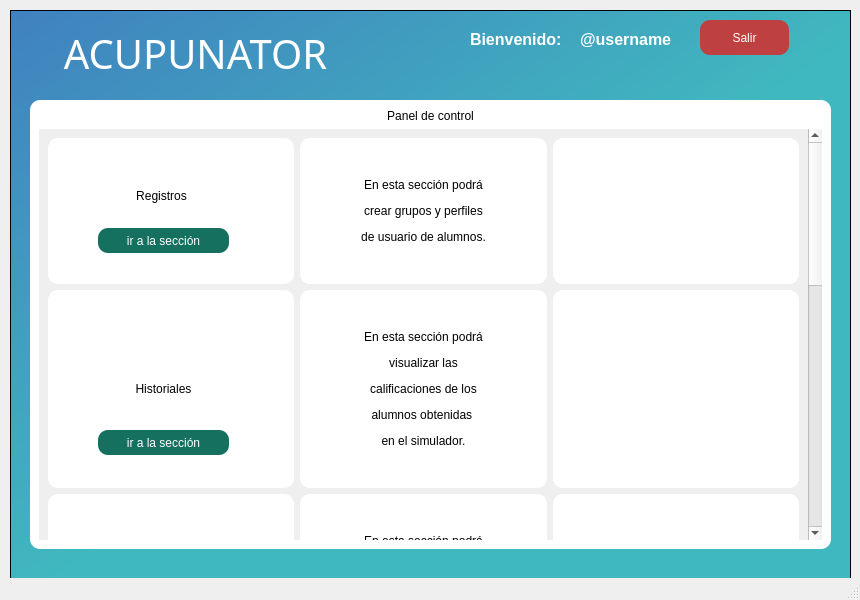
<?xml version="1.0" encoding="UTF-8"?>
<ui version="4.0">
 <class>MainWindow</class>
 <widget class="QMainWindow" name="MainWindow">
  <property name="geometry">
   <rect>
    <x>0</x>
    <y>0</y>
    <width>860</width>
    <height>600</height>
   </rect>
  </property>
  <property name="windowTitle">
   <string>Panel de control</string>
  </property>
  <widget class="QWidget" name="centralwidget">
   <widget class="QFrame" name="frame">
    <property name="geometry">
     <rect>
      <x>10</x>
      <y>10</y>
      <width>841</width>
      <height>571</height>
     </rect>
    </property>
    <property name="styleSheet">
     <string notr="true">QFrame{
	
	background-color: qlineargradient(spread:pad, x1:0, y1:0, x2:1, y2:1, stop:0 rgba(64, 129, 191, 255), stop:0.524752 rgba(64, 184, 191, 255));
}</string>
    </property>
    <property name="frameShape">
     <enum>QFrame::StyledPanel</enum>
    </property>
    <property name="frameShadow">
     <enum>QFrame::Raised</enum>
    </property>
    <widget class="QLabel" name="header">
     <property name="geometry">
      <rect>
       <x>40</x>
       <y>20</y>
       <width>291</width>
       <height>51</height>
      </rect>
     </property>
     <property name="font">
      <font>
       <family>Ubuntu Condensed</family>
       <pointsize>30</pointsize>
      </font>
     </property>
     <property name="styleSheet">
      <string notr="true">color: rgb(255, 255, 255);
background-color:none;</string>
     </property>
     <property name="text">
      <string>ACUPUNATOR</string>
     </property>
     <property name="alignment">
      <set>Qt::AlignBottom|Qt::AlignHCenter</set>
     </property>
    </widget>
    <widget class="QFrame" name="card">
     <property name="geometry">
      <rect>
       <x>20</x>
       <y>90</y>
       <width>801</width>
       <height>449</height>
      </rect>
     </property>
     <property name="styleSheet">
      <string notr="true">QFrame{
background-color:rgb(255, 255, 255);
border-radius:10px;
}</string>
     </property>
     <property name="frameShape">
      <enum>QFrame::StyledPanel</enum>
     </property>
     <property name="frameShadow">
      <enum>QFrame::Raised</enum>
     </property>
     <layout class="QVBoxLayout" name="verticalLayout">
      <item>
       <widget class="QLabel" name="label_5">
        <property name="text">
         <string>Panel de control</string>
        </property>
        <property name="alignment">
         <set>Qt::AlignCenter</set>
        </property>
       </widget>
      </item>
      <item>
       <widget class="QScrollArea" name="scroll">
        <property name="styleSheet">
         <string notr="true"/>
        </property>
        <property name="verticalScrollBarPolicy">
         <enum>Qt::ScrollBarAlwaysOn</enum>
        </property>
        <property name="horizontalScrollBarPolicy">
         <enum>Qt::ScrollBarAlwaysOff</enum>
        </property>
        <property name="widgetResizable">
         <bool>true</bool>
        </property>
        <widget class="QWidget" name="scrollAreaWidgetContents">
         <property name="geometry">
          <rect>
           <x>0</x>
           <y>0</y>
           <width>766</width>
           <height>1203</height>
          </rect>
         </property>
         <layout class="QGridLayout" name="gridLayout">
          <item row="2" column="1">
           <widget class="QLabel" name="label_11">
            <property name="text">
             <string>&lt;html&gt;&lt;head/&gt;&lt;body&gt;&lt;p align=&quot;center&quot;&gt;&lt;br/&gt;&lt;/p&gt;&lt;p align=&quot;center&quot;&gt;&lt;span style=&quot; font-size:9pt;&quot;&gt;En esta sección podrá&lt;/span&gt;&lt;/p&gt;&lt;p align=&quot;center&quot;&gt;&lt;span style=&quot; font-size:9pt;&quot;&gt;visualizar las&lt;/span&gt;&lt;/p&gt;&lt;p align=&quot;center&quot;&gt;&lt;span style=&quot; font-size:9pt;&quot;&gt;calificaciones de los&lt;/span&gt;&lt;/p&gt;&lt;p align=&quot;center&quot;&gt;&lt;span style=&quot; font-size:9pt;&quot;&gt;alumnos obtenidas &lt;/span&gt;&lt;/p&gt;&lt;p align=&quot;center&quot;&gt;&lt;span style=&quot; font-size:9pt;&quot;&gt;en el simulador.&lt;/span&gt;&lt;/p&gt;&lt;p align=&quot;center&quot;&gt;&lt;br/&gt;&lt;/p&gt;&lt;/body&gt;&lt;/html&gt;</string>
            </property>
            <property name="margin">
             <number>10</number>
            </property>
           </widget>
          </item>
          <item row="0" column="2">
           <widget class="QLabel" name="label_15">
            <property name="text">
             <string/>
            </property>
            <property name="pixmap">
             <pixmap>../img/001-register.png</pixmap>
            </property>
            <property name="alignment">
             <set>Qt::AlignCenter</set>
            </property>
           </widget>
          </item>
          <item row="4" column="1">
           <widget class="QLabel" name="label_9">
            <property name="text">
             <string>&lt;html&gt;&lt;head/&gt;&lt;body&gt;&lt;p align=&quot;center&quot;&gt;&lt;br/&gt;&lt;/p&gt;&lt;p align=&quot;center&quot;&gt;&lt;span style=&quot; font-size:9pt;&quot;&gt;En esta sección podrá&lt;/span&gt;&lt;/p&gt;&lt;p align=&quot;center&quot;&gt;&lt;span style=&quot; font-size:9pt;&quot;&gt;visualizar la información&lt;/span&gt;&lt;/p&gt;&lt;p align=&quot;center&quot;&gt;&lt;span style=&quot; font-size:9pt;&quot;&gt;relacionada con los grupos&lt;/span&gt;&lt;/p&gt;&lt;p align=&quot;center&quot;&gt;&lt;span style=&quot; font-size:9pt;&quot;&gt;registrados.&lt;/span&gt;&lt;/p&gt;&lt;p align=&quot;center&quot;&gt;&lt;br/&gt;&lt;/p&gt;&lt;/body&gt;&lt;/html&gt;</string>
            </property>
            <property name="margin">
             <number>10</number>
            </property>
           </widget>
          </item>
          <item row="0" column="1">
           <widget class="QLabel" name="label_8">
            <property name="text">
             <string>&lt;html&gt;&lt;head/&gt;&lt;body&gt;&lt;p align=&quot;center&quot;&gt;&lt;br/&gt;&lt;/p&gt;&lt;p align=&quot;center&quot;&gt;&lt;span style=&quot; font-size:9pt;&quot;&gt;En esta sección podrá&lt;/span&gt;&lt;/p&gt;&lt;p align=&quot;center&quot;&gt;&lt;span style=&quot; font-size:9pt;&quot;&gt;crear grupos y perfiles&lt;/span&gt;&lt;/p&gt;&lt;p align=&quot;center&quot;&gt;&lt;span style=&quot; font-size:9pt;&quot;&gt;de usuario de alumnos.&lt;/span&gt;&lt;/p&gt;&lt;p align=&quot;center&quot;&gt;&lt;br/&gt;&lt;/p&gt;&lt;/body&gt;&lt;/html&gt;</string>
            </property>
            <property name="margin">
             <number>10</number>
            </property>
           </widget>
          </item>
          <item row="5" column="0">
           <widget class="QFrame" name="frame_6">
            <property name="frameShape">
             <enum>QFrame::StyledPanel</enum>
            </property>
            <property name="frameShadow">
             <enum>QFrame::Raised</enum>
            </property>
            <widget class="QLabel" name="label_19">
             <property name="geometry">
              <rect>
               <x>80</x>
               <y>70</y>
               <width>67</width>
               <height>17</height>
              </rect>
             </property>
             <property name="text">
              <string>Alumnos</string>
             </property>
             <property name="alignment">
              <set>Qt::AlignCenter</set>
             </property>
            </widget>
            <widget class="QPushButton" name="alumnos_btn">
             <property name="geometry">
              <rect>
               <x>50</x>
               <y>120</y>
               <width>131</width>
               <height>25</height>
              </rect>
             </property>
             <property name="styleSheet">
              <string notr="true">background-color: rgb(22, 112, 96);
color: rgb(255, 255, 255);
border-radius:10px;
</string>
             </property>
             <property name="text">
              <string>ir a la sección</string>
             </property>
            </widget>
           </widget>
          </item>
          <item row="2" column="0">
           <widget class="QFrame" name="frame_3">
            <property name="frameShape">
             <enum>QFrame::StyledPanel</enum>
            </property>
            <property name="frameShadow">
             <enum>QFrame::Raised</enum>
            </property>
            <widget class="QLabel" name="label_16">
             <property name="geometry">
              <rect>
               <x>70</x>
               <y>90</y>
               <width>91</width>
               <height>17</height>
              </rect>
             </property>
             <property name="text">
              <string>Historiales</string>
             </property>
             <property name="alignment">
              <set>Qt::AlignCenter</set>
             </property>
            </widget>
            <widget class="QPushButton" name="historial_btn">
             <property name="geometry">
              <rect>
               <x>50</x>
               <y>140</y>
               <width>131</width>
               <height>25</height>
              </rect>
             </property>
             <property name="styleSheet">
              <string notr="true">background-color: rgb(22, 112, 96);
color: rgb(255, 255, 255);
border-radius:10px;
</string>
             </property>
             <property name="text">
              <string>ir a la sección</string>
             </property>
            </widget>
           </widget>
          </item>
          <item row="4" column="0">
           <widget class="QFrame" name="frame_5">
            <property name="frameShape">
             <enum>QFrame::StyledPanel</enum>
            </property>
            <property name="frameShadow">
             <enum>QFrame::Raised</enum>
            </property>
            <widget class="QLabel" name="label_18">
             <property name="geometry">
              <rect>
               <x>80</x>
               <y>70</y>
               <width>67</width>
               <height>17</height>
              </rect>
             </property>
             <property name="text">
              <string>Grupos</string>
             </property>
             <property name="alignment">
              <set>Qt::AlignCenter</set>
             </property>
            </widget>
            <widget class="QPushButton" name="grupos_btn">
             <property name="geometry">
              <rect>
               <x>50</x>
               <y>120</y>
               <width>131</width>
               <height>25</height>
              </rect>
             </property>
             <property name="styleSheet">
              <string notr="true">background-color: rgb(22, 112, 96);
color: rgb(255, 255, 255);
border-radius:10px;
</string>
             </property>
             <property name="text">
              <string>ir a la sección</string>
             </property>
            </widget>
           </widget>
          </item>
          <item row="5" column="1">
           <widget class="QLabel" name="label_13">
            <property name="text">
             <string>&lt;html&gt;&lt;head/&gt;&lt;body&gt;&lt;p align=&quot;center&quot;&gt;&lt;br/&gt;&lt;/p&gt;&lt;p align=&quot;center&quot;&gt;&lt;span style=&quot; font-size:9pt;&quot;&gt;En esta sección podrá&lt;/span&gt;&lt;/p&gt;&lt;p align=&quot;center&quot;&gt;&lt;span style=&quot; font-size:9pt;&quot;&gt;visualizar la información&lt;/span&gt;&lt;/p&gt;&lt;p align=&quot;center&quot;&gt;&lt;span style=&quot; font-size:9pt;&quot;&gt;relacionada con&lt;/span&gt;&lt;/p&gt;&lt;p align=&quot;center&quot;&gt;&lt;span style=&quot; font-size:9pt;&quot;&gt;los alumnos registrados.&lt;/span&gt;&lt;/p&gt;&lt;p align=&quot;center&quot;&gt;&lt;br/&gt;&lt;/p&gt;&lt;/body&gt;&lt;/html&gt;</string>
            </property>
            <property name="margin">
             <number>10</number>
            </property>
           </widget>
          </item>
          <item row="3" column="0">
           <widget class="QFrame" name="frame_4">
            <property name="frameShape">
             <enum>QFrame::StyledPanel</enum>
            </property>
            <property name="frameShadow">
             <enum>QFrame::Raised</enum>
            </property>
            <widget class="QPushButton" name="simulador_btn">
             <property name="geometry">
              <rect>
               <x>50</x>
               <y>120</y>
               <width>131</width>
               <height>25</height>
              </rect>
             </property>
             <property name="styleSheet">
              <string notr="true">background-color: rgb(22, 112, 96);
color: rgb(255, 255, 255);
border-radius:10px;
</string>
             </property>
             <property name="text">
              <string>ir a la sección</string>
             </property>
            </widget>
            <widget class="QLabel" name="label_17">
             <property name="geometry">
              <rect>
               <x>70</x>
               <y>70</y>
               <width>91</width>
               <height>17</height>
              </rect>
             </property>
             <property name="text">
              <string>Simulador</string>
             </property>
             <property name="alignment">
              <set>Qt::AlignCenter</set>
             </property>
            </widget>
           </widget>
          </item>
          <item row="0" column="0">
           <widget class="QFrame" name="frame_2">
            <property name="frameShape">
             <enum>QFrame::StyledPanel</enum>
            </property>
            <property name="frameShadow">
             <enum>QFrame::Raised</enum>
            </property>
            <widget class="QLabel" name="label_14">
             <property name="geometry">
              <rect>
               <x>80</x>
               <y>50</y>
               <width>67</width>
               <height>17</height>
              </rect>
             </property>
             <property name="text">
              <string>&lt;html&gt;&lt;head/&gt;&lt;body&gt;&lt;p align=&quot;center&quot;&gt;Registros&lt;/p&gt;&lt;/body&gt;&lt;/html&gt;</string>
             </property>
            </widget>
            <widget class="QPushButton" name="registro_btn">
             <property name="geometry">
              <rect>
               <x>50</x>
               <y>90</y>
               <width>131</width>
               <height>25</height>
              </rect>
             </property>
             <property name="styleSheet">
              <string notr="true">background-color: rgb(22, 112, 96);
color: rgb(255, 255, 255);
border-radius:10px;
</string>
             </property>
             <property name="text">
              <string>ir a la sección</string>
             </property>
            </widget>
           </widget>
          </item>
          <item row="3" column="1">
           <widget class="QLabel" name="label_10">
            <property name="text">
             <string>&lt;html&gt;&lt;head/&gt;&lt;body&gt;&lt;p align=&quot;center&quot;&gt;&lt;br/&gt;&lt;/p&gt;&lt;p align=&quot;center&quot;&gt;&lt;span style=&quot; font-size:9pt;&quot;&gt;En esta sección podrá&lt;/span&gt;&lt;/p&gt;&lt;p align=&quot;center&quot;&gt;&lt;span style=&quot; font-size:9pt;&quot;&gt;acceder al simulador &lt;/span&gt;&lt;/p&gt;&lt;p align=&quot;center&quot;&gt;&lt;span style=&quot; font-size:9pt;&quot;&gt;para realizar pruebas de&lt;/span&gt;&lt;/p&gt;&lt;p align=&quot;center&quot;&gt;&lt;span style=&quot; font-size:9pt;&quot;&gt;estudio o evaluación.&lt;/span&gt;&lt;/p&gt;&lt;p align=&quot;center&quot;&gt;&lt;br/&gt;&lt;/p&gt;&lt;/body&gt;&lt;/html&gt;</string>
            </property>
            <property name="margin">
             <number>10</number>
            </property>
           </widget>
          </item>
          <item row="6" column="1">
           <widget class="QLabel" name="label_22">
            <property name="text">
             <string>&lt;html&gt;&lt;head/&gt;&lt;body&gt;&lt;p align=&quot;center&quot;&gt;&lt;br/&gt;&lt;/p&gt;&lt;p align=&quot;center&quot;&gt;&lt;span style=&quot; font-size:9pt;&quot;&gt;En esta sección podrá&lt;/span&gt;&lt;/p&gt;&lt;p align=&quot;center&quot;&gt;&lt;span style=&quot; font-size:9pt;&quot;&gt;realizar actualizaciones,&lt;/span&gt;&lt;/p&gt;&lt;p align=&quot;center&quot;&gt;&lt;span style=&quot; font-size:9pt;&quot;&gt;bajas y consultas&lt;/span&gt;&lt;/p&gt;&lt;p align=&quot;center&quot;&gt;&lt;span style=&quot; font-size:9pt;&quot;&gt;de grupos, alumnos&lt;/span&gt;&lt;/p&gt;&lt;p align=&quot;center&quot;&gt;&lt;span style=&quot; font-size:9pt;&quot;&gt;y perfil de usuario.&lt;/span&gt;&lt;/p&gt;&lt;p align=&quot;center&quot;&gt;&lt;span style=&quot; font-size:9pt;&quot;&gt;&lt;br/&gt;&lt;/span&gt;&lt;/p&gt;&lt;/body&gt;&lt;/html&gt;</string>
            </property>
            <property name="margin">
             <number>10</number>
            </property>
           </widget>
          </item>
          <item row="6" column="0">
           <widget class="QFrame" name="frame_7">
            <property name="frameShape">
             <enum>QFrame::StyledPanel</enum>
            </property>
            <property name="frameShadow">
             <enum>QFrame::Raised</enum>
            </property>
            <widget class="QLabel" name="label_24">
             <property name="geometry">
              <rect>
               <x>60</x>
               <y>70</y>
               <width>121</width>
               <height>17</height>
              </rect>
             </property>
             <property name="text">
              <string>Configuraciones</string>
             </property>
             <property name="alignment">
              <set>Qt::AlignCenter</set>
             </property>
            </widget>
            <widget class="QPushButton" name="settings_btn">
             <property name="geometry">
              <rect>
               <x>50</x>
               <y>120</y>
               <width>131</width>
               <height>25</height>
              </rect>
             </property>
             <property name="styleSheet">
              <string notr="true">background-color: rgb(22, 112, 96);
color: rgb(255, 255, 255);
border-radius:10px;
</string>
             </property>
             <property name="text">
              <string>ir a la sección</string>
             </property>
            </widget>
           </widget>
          </item>
          <item row="2" column="2">
           <widget class="QLabel" name="label_23">
            <property name="text">
             <string/>
            </property>
            <property name="pixmap">
             <pixmap>../img/002-medical-report.png</pixmap>
            </property>
            <property name="alignment">
             <set>Qt::AlignCenter</set>
            </property>
           </widget>
          </item>
          <item row="3" column="2">
           <widget class="QLabel" name="label_25">
            <property name="text">
             <string/>
            </property>
            <property name="pixmap">
             <pixmap>../img/003-virtual-reality.png</pixmap>
            </property>
            <property name="alignment">
             <set>Qt::AlignCenter</set>
            </property>
           </widget>
          </item>
          <item row="4" column="2">
           <widget class="QLabel" name="label_26">
            <property name="text">
             <string/>
            </property>
            <property name="pixmap">
             <pixmap>../img/005-classroom.png</pixmap>
            </property>
            <property name="alignment">
             <set>Qt::AlignCenter</set>
            </property>
           </widget>
          </item>
          <item row="5" column="2">
           <widget class="QLabel" name="label_27">
            <property name="text">
             <string/>
            </property>
            <property name="pixmap">
             <pixmap>../img/004-group.png</pixmap>
            </property>
            <property name="alignment">
             <set>Qt::AlignCenter</set>
            </property>
           </widget>
          </item>
          <item row="6" column="2">
           <widget class="QLabel" name="label_28">
            <property name="text">
             <string/>
            </property>
            <property name="pixmap">
             <pixmap>../img/006-gear.png</pixmap>
            </property>
            <property name="alignment">
             <set>Qt::AlignCenter</set>
            </property>
           </widget>
          </item>
         </layout>
        </widget>
       </widget>
      </item>
     </layout>
    </widget>
    <widget class="QLabel" name="label_3">
     <property name="geometry">
      <rect>
       <x>460</x>
       <y>20</y>
       <width>101</width>
       <height>17</height>
      </rect>
     </property>
     <property name="styleSheet">
      <string notr="true">color: rgb(255, 255, 255);
background-color:none;</string>
     </property>
     <property name="text">
      <string>&lt;html&gt;&lt;head/&gt;&lt;body&gt;&lt;p&gt;&lt;span style=&quot; font-size:12pt; font-weight:600;&quot;&gt;Bienvenido:&lt;/span&gt;&lt;/p&gt;&lt;/body&gt;&lt;/html&gt;</string>
     </property>
    </widget>
    <widget class="QLabel" name="label_username">
     <property name="geometry">
      <rect>
       <x>570</x>
       <y>20</y>
       <width>101</width>
       <height>17</height>
      </rect>
     </property>
     <property name="styleSheet">
      <string notr="true">color: rgb(255, 255, 255);
background-color:none;</string>
     </property>
     <property name="text">
      <string>&lt;html&gt;&lt;head/&gt;&lt;body&gt;&lt;p&gt;&lt;span style=&quot; font-size:12pt; font-weight:600;&quot;&gt;@username&lt;/span&gt;&lt;/p&gt;&lt;/body&gt;&lt;/html&gt;</string>
     </property>
    </widget>
    <widget class="QPushButton" name="logout">
     <property name="geometry">
      <rect>
       <x>690</x>
       <y>10</y>
       <width>89</width>
       <height>35</height>
      </rect>
     </property>
     <property name="styleSheet">
      <string notr="true">background-color: rgb(191, 64, 64);
color: rgb(255, 255, 255);
border-radius:10px;</string>
     </property>
     <property name="text">
      <string>Salir</string>
     </property>
    </widget>
   </widget>
  </widget>
  <widget class="QStatusBar" name="statusbar"/>
 </widget>
 <resources/>
 <connections/>
</ui>
